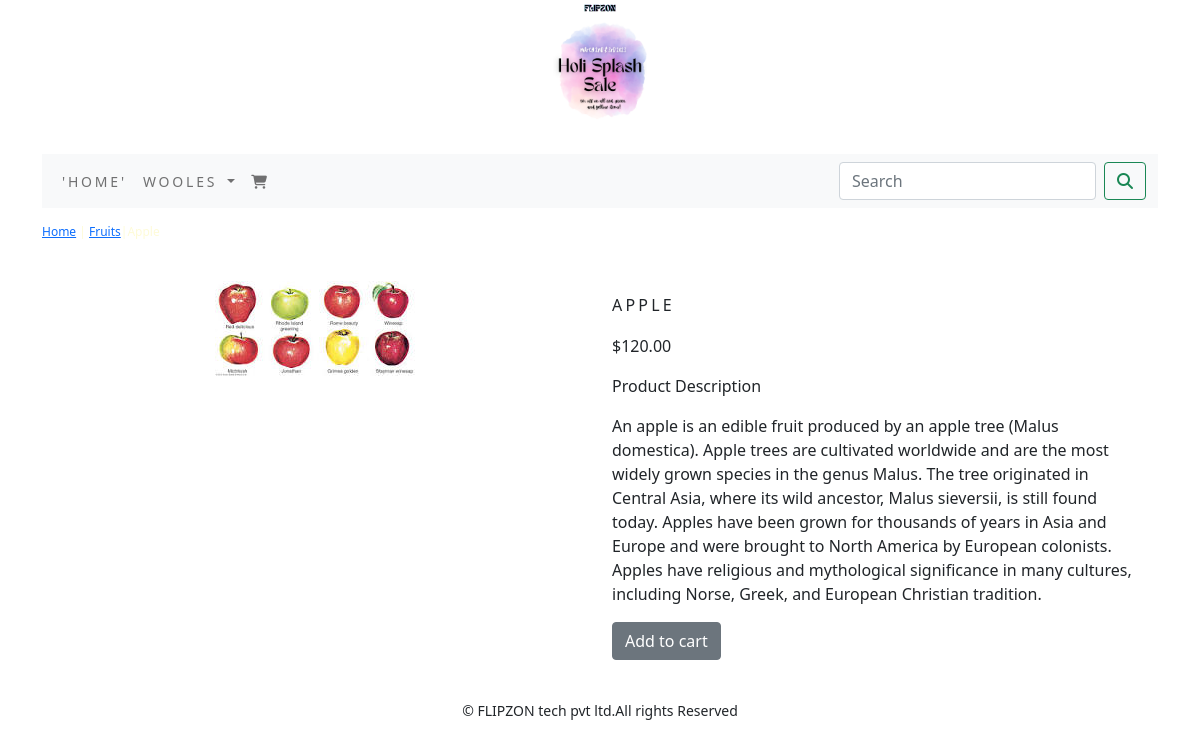
The app's page /fruits/apple/ with its own data.
### wooles/models.py (models this page shows, shortened)
class Product(models.Model):
    name=models.CharField(max_length=250,unique=True)
    slug=models.SlugField(max_length=250,unique=True)
    description=models.TextField(blank=True)
    price=models.DecimalField(max_digits=10,decimal_places=2)
    category=models.ForeignKey(Category,on_delete=models.CASCADE)
    image=models.ImageField(upload_to='product',blank=True)
    stock=models.IntegerField()
    available=models.BooleanField(default=True)
    created=models.DateTimeField(auto_now_add=True)
    updated=models.DateTimeField(auto_now=True)
    class Meta:
        ordering = ('name',)
        verbose_name = 'product'
        verbose_name_plural = 'products'

class Category(models.Model):
    name=models.CharField(max_length=250,unique=True)
    slug=models.SlugField(max_length=250,unique=True)
    description=models.TextField(blank=True)
    image=models.ImageField(upload_to='category',blank=True)
    class Meta:
        ordering=('name',)
        verbose_name='category'
        verbose_name_plural='categories'
    def get_url(self):
        return  reverse('wooles:products_by_category',args=[self.slug])
    def __str__(self):
        return '{}'.format(self.name)

### wooles/views.py (the view)
# urls.py: path('<slug:c_slug>/<slug:product_slug>/',views.proDetail,name='prodCatdetail'),
def proDetail(request,c_slug,product_slug):
     try:
          product=Product.objects.get(category__slug=c_slug,slug=product_slug)
     except Exception as e:
          raise e
     return  render(request,"product.html",{'product':product})

### wooles/context_processors.py (called while the page is built)
def menu_links(request):
    links=Category.objects.all()
    return dict(links=links)

### templates/product.html (shortened to what this page needs)
{% extends 'base.html' %}
{% load static %}
{% block content %}
<div class="row my_prod_row_class">
    <div class="mx_auto">
        <p> <a href="{% url 'wooles:allProdCat' %}">Home</a> | <a href="{{product.category.get_url}}">{{product.category}}</a>|{{product.name}}</p>
    </div>
<div class="container">
<br>
<div class="row">
    <div class="col-12 col-sm-12 col-md-12 col-lg-6 text-center">
        <div style="min-width:18rem">
            <img src="{{product.image.url}}" alt="{{product.name}}">
        </div>
    </div>
    <div class="col-12 col-sm-12 col-md-12 col-lg-6">
        <div>
            <h1 class="my_prod_title">{{product.name}}</h1>
            <p>${{product.price}}</p>
            <p class="my-title">Product Description</p>
            <p class="text-justify my_prod_text">{{product.description}}</p>
            {% if  product.stock <= 0 %}
            <p class="text-justify my_prod_text"><b> Out of stock </b></p>
            {% else %}
            <a class="btn btn-secondary" href="">Add to cart </a>
              {% endif %}
        </div>
    </div>
</div>
    </div>
    </div>
{% endblock %}

### static/css/custom.css (style rules this page uses)
body { font-family:'Roboto',sans-serif; }
.my_prod_row_class { padding-top:15px; padding-bottom:20px; }
.my_prod_row_class .mx_auto { color:#fefbd8; font-size:12px; text-decoration:none; }
.my_prod_title { font-size:16px; text-transform:uppercase; letter-spacing:.2em; padding-top:15px; padding-bottom:10px; }
.my_prod_text { padding-right:20px; }

### records on screen
Product: category "Fruits", image (picture), name "APPLE", price "120.00", description "An apple is an edible fruit produced by an apple tree (Malus domestica). Apple trees are cultivated worldwide and are the most widely grown species in the genus Malus. The tree originated in Central Asia, where its wild ancestor, Malus sieversii, is still found today. Apples have been grown for thousands of years in Asia and Europe and were brought to North America by European colonists. Apples have religious and mythological significance in many cultures, including Norse, Greek, and European Christian tradition."
